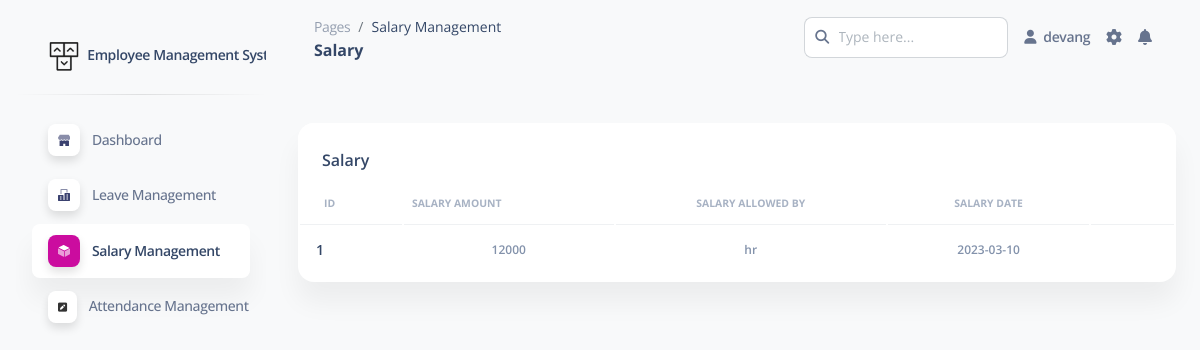
/pages/sal_index.php (signed in), run on the app's committed database.
### tables this page shows
CREATE TABLE `salary__tbl` (
  `id` int(20) NOT NULL,
  `emp_id` int(20) NOT NULL,
  `salary_amount` bigint(80) NOT NULL,
  `salary_allowed_by` varchar(255) NOT NULL,
  `salary_date` varchar(20) NOT NULL
);

### pages/sal_index.php (the view, shortened to what this page needs)
<?php
    $conn=mysqli_connect("localhost","root","","employee_management")or die("error in connection");
    $id=$_SESSION['id'];
    $query="select * from salary__tbl where emp_id=$id";
    $result=mysqli_query($conn,$query);
?>
<!DOCTYPE html>
<html lang="en">
<head>
  <link href="../assets/css/nucleo-icons.css" rel="stylesheet" />
  <link href="../assets/css/nucleo-svg.css" rel="stylesheet" />
  <link href="../assets/css/nucleo-svg.css" rel="stylesheet" />
  <link id="pagestyle" href="../assets/css/soft-ui-dashboard.css?v=1.0.6" rel="stylesheet" />
</head>
<body class="g-sidenav-show  bg-gray-100">
  <aside class="sidenav navbar navbar-vertical navbar-expand-xs border-0 border-radius-xl my-3 fixed-start ms-3 " id="sidenav-main">
    <div class="sidenav-header">
      <a class="navbar-brand m-0"  target="_blank">
        <img src="../assets/img/logo-ct-dark.png" class="navbar-brand-img h-100" alt="main_logo">
        <span class="ms-1 font-weight-bold">Employee Management System</span>
      </a>
    </div>
    <hr class="horizontal dark mt-0">
    <div class="collapse navbar-collapse  w-auto " id="sidenav-collapse-main">
      <ul class="navbar-nav">
        <li class="nav-item">
          <a class="nav-link" href="emp_dashoard.php">
            <div class="icon icon-shape icon-sm shadow border-radius-md bg-white text-center me-2 d-flex align-items-center justify-content-center">
            </div>
            <span class="nav-link-text ms-1">Dashboard</span>
          </a>
        </li>
        <li class="nav-item">
          <a class="nav-link" href="leave_index.php">
            <div class="icon icon-shape icon-sm shadow border-radius-md bg-white text-center me-2 d-flex align-items-center justify-content-center">
            </div>
            <span class="nav-link-text ms-1">Leave Management</span>
          </a>
        </li>
        <li class="nav-item ">
          <a class="nav-link  active" href="sal_index.php">
            <div class="icon icon-shape icon-sm shadow border-radius-md bg-white text-center me-2 d-flex align-items-center justify-content-center">
            </div>
            <span class="nav-link-text ms-1">Salary Management</span>
          </a>
        </li>
        <li class="nav-item">
          <a class="nav-link" href="attendence_index_emp.php">
            <div class="icon icon-shape icon-sm shadow border-radius-md bg-white text-center me-2 d-flex align-items-center justify-content-center">
            <i class="fa fa-pencil-square" aria-hidden="true" style="color:#000;"></i>
            </div>
            <span class="nav-link-text ms-1">Attendance Management</span>
          </a>
        </li>
      </ul>
    </div>
  </aside>
  <main class="main-content position-relative max-height-vh-100 h-100 border-radius-lg ">
    <nav class="navbar navbar-main navbar-expand-lg px-0 mx-4 shadow-none border-radius-xl" id="navbarBlur" navbar-scroll="true">
      <div class="container-fluid py-1 px-3">
        <nav aria-label="breadcrumb">
          <ol class="breadcrumb bg-transparent mb-0 pb-0 pt-1 px-0 me-sm-6 me-5">
            <li class="breadcrumb-item text-sm"><a class="opacity-5 text-dark" href="javascript:;">Pages</a></li>
            <li class="breadcrumb-item text-sm text-dark active" aria-current="page">Salary Management</li>
          </ol>
          <h6 class="font-weight-bolder mb-0">Salary</h6>
        </nav>
        <div class="collapse navbar-collapse mt-sm-0 mt-2 me-md-0 me-sm-4" id="navbar">
          <div class="ms-md-auto pe-md-3 d-flex align-items-center">
            <div class="input-group">
              <span class="input-group-text text-body"><i class="fas fa-search" aria-hidden="true"></i></span>
              <input type="text" class="form-control" placeholder="Type here...">
            </div>
          </div>
          <ul class="navbar-nav  justify-content-end">
            <li class="nav-item d-flex align-items-center">
              <a href="profile2.php" class="nav-link text-body font-weight-bold px-0">
                <i class="fa fa-user me-sm-1"></i>
                <span class="d-sm-inline d-none"><?= $_SESSION['user_fname'];?></span>
              </a>
            </li>
            <li class="nav-item px-3 d-flex align-items-center">
                <i class="fa fa-cog fixed-plugin-button-nav cursor-pointer"></i>
            </li>
            <li class="nav-item dropdown pe-2 d-flex align-items-center">
                <i class="fa fa-bell cursor-pointer"></i>
            </li>
          </ul>
        </div>
      </div>
    </nav>
    <nav class="navbar navbar-main navbar-expand-lg px-0 mx-4 shadow-none border-radius-xl" id="navbarBlur" navbar-scroll="true">
      <div class="container-fluid py-1 px-3">
      </div>
    </nav>
    <div class="container-fluid py-4">
      <div class="row">
        <div class="col-12">
          <div class="card mb-4">
            <div class="card-header pb-0">
              <h6>Salary</h6>
            </div>
            <div class="card-body px-0 pt-0 pb-2">
              <div class="table-responsive p-0">
                <table class="table align-items-center mb-0">
                  <thead>
                    <tr>
                      <th class="text-uppercase text-secondary text-xxs font-weight-bolder opacity-7">Id</th>
                      <th class="text-uppercase text-secondary text-xxs font-weight-bolder opacity-7 ps-2">Salary Amount</th>
                      <th class="text-center text-uppercase text-secondary text-xxs font-weight-bolder opacity-7">Salary Allowed By</th>
                       <th class="text-center text-uppercase text-secondary text-xxs font-weight-bolder opacity-7">Salary Date</th>
                      <th class="text-secondary opacity-7"></th>
                    </tr>
                  </thead>
                  <?php
                  $i=1;
                       while($row=mysqli_fetch_array($result))
                       {
                  ?>
                  <tbody>
                    <tr>
                    <td>
                        <div class="d-flex px-2 py-1">
                          <div class="d-flex flex-column justify-content-center">
                            <h6 class="mb-0 text-sm"><?php echo $i++; ?></h6>
                          </div>
                        </div>
                    </td>
                      <td class="align-middle text-center">
                        <span class="text-secondary text-xs font-weight-bold"><?php echo $row['salary_amount'] ?></span>
                      </td>
                      <td class="align-middle text-center">
                        <span class="text-secondary text-xs font-weight-bold"><?php echo $row['salary_allowed_by'] ?></span>
                      </td>
                      <td class="align-middle text-center">
                        <span class="text-secondary text-xs font-weight-bold"><?php echo $row['salary_date'] ?></span>
                      </td>
                    </tr>
                     <?php
                       }
                  ?>
                  </tbody>
                </table>
              </div>
            </div>
          </div>
        </div>
      </div>
    </div>
  </main>
</body>
</html>

### assets/css/nucleo-svg.css (style rules this page uses)
.icon { display: inline-block; color: #111111; height: 1em; width: 1em; }
.icon-sm { height: 0.8em; width: 0.8em; }
.icon { fill: currentColor; stroke: none; }

### data on the page
salary__tbl: salary_amount "12000", salary_allowed_by "hr", salary_date "2023-03-10"

### other printed values
$_SESSION['user_fname'] "devang"
